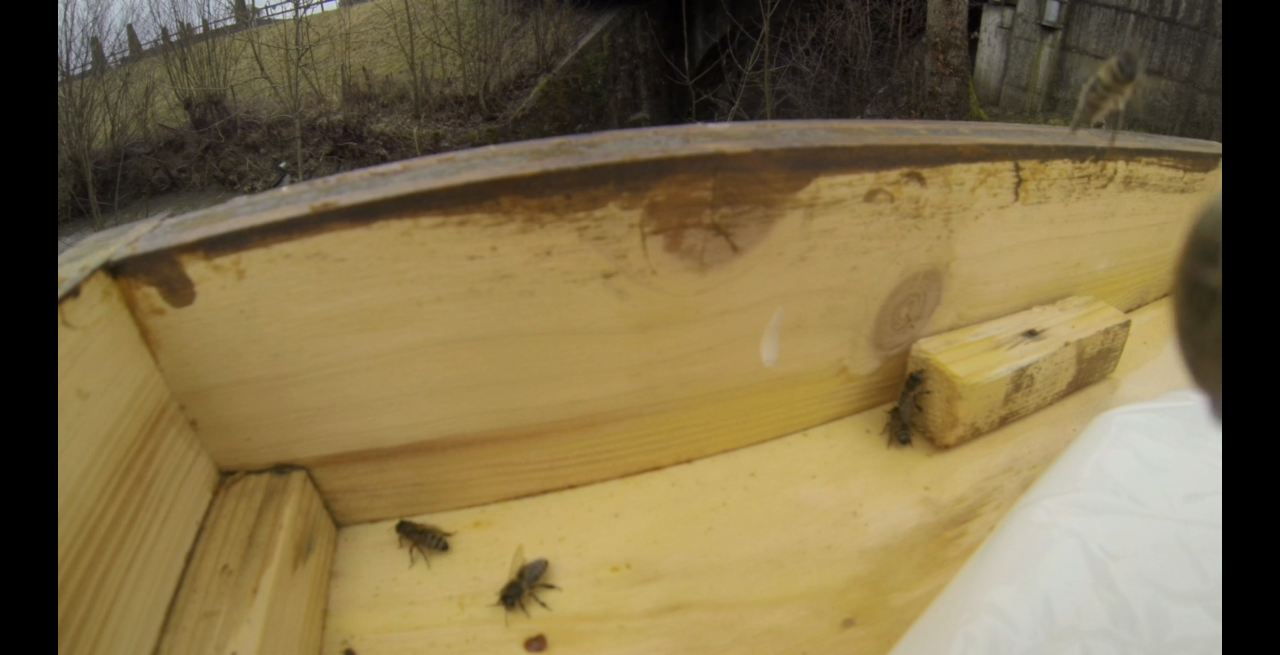
#> input picture Codes/Jasmin/Calibration/GoPro/bees.png, 2560 x 1310 px, found by its file name (shown at 1/2 size)
$ python grabcut.py
#> lines starting #> are read from the running program, lines starting #| are printed output that depends on the picture; pictures that were not available may be replaced by others from this repository, and a replacement may not be noted
import cv2
import numpy as np

image = cv2.imread('bees.png')
#> image is the input picture: shape (1310, 2560, 3); mean B, G, R 72.1, 109.3, 125.9
# bg = image[650:800,700:1100] # the whole image
# bees = cv2.imread('bees.png')[905:975,950:975]
foregr = cv2.imread('fg.png',0)
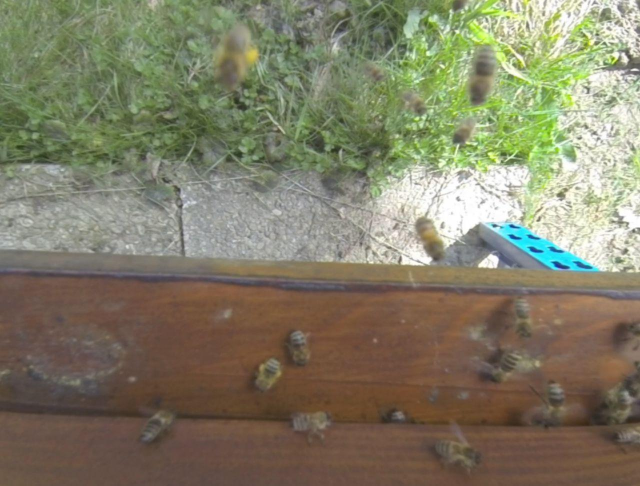
#> input picture Latex/3D-Vision_PAPER/pictures/Calib.jpg, 1280 x 972 px, given in place of fg.png, which was not available (shown at 1/2 size)
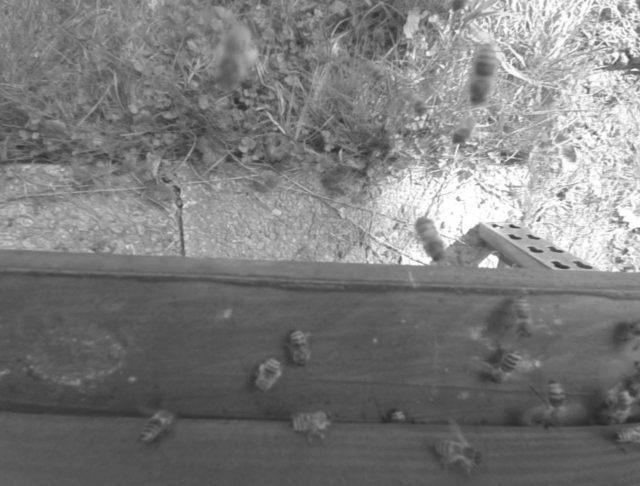
#> foregr: shape (972, 1280) (shown at 1/2 size); min 39, max 255, mean 124
back = cv2.imread('background.png',0)
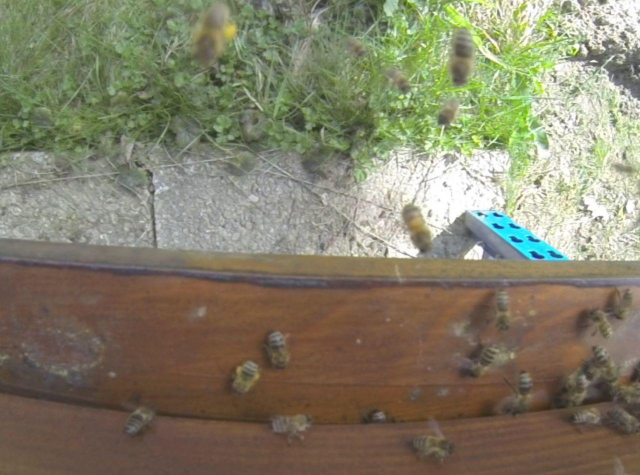
#> input picture Latex/3D-Vision_PAPER/pictures/Dist.jpg, 1280 x 950 px, given in place of background.png, which was not available (shown at 1/2 size)
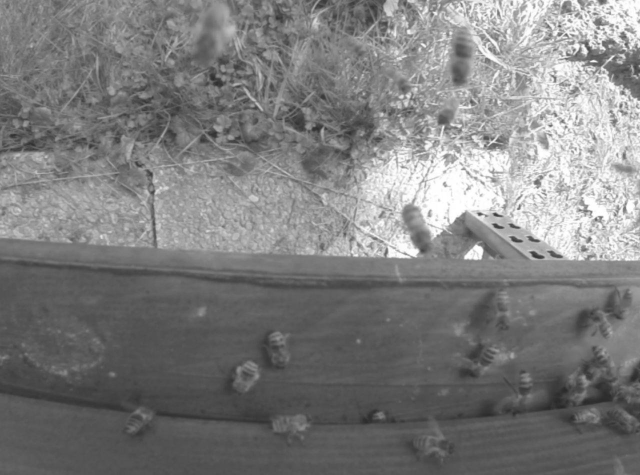
#> back: shape (950, 1280) (shown at 1/2 size); min 39, max 255, mean 125.7
# [11 lines of commented-out code are left out]
cv2.destroyAllWindows()
bg = np.zeros((1,65),np.float64)
bees = np.zeros((1,65),np.float64)
mask = np.zeros(image.shape[:2],np.uint8)
mask[mask==0]=2
#> (the run stopped early here; a loop or call above may not have finished)
